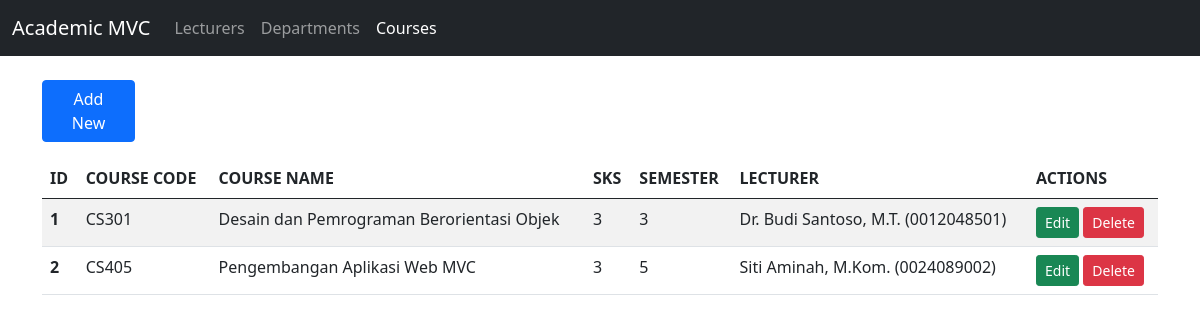
/index.php?page=courses, run on the app's committed database.
### tables this page shows
CREATE TABLE courses (
    id INT AUTO_INCREMENT PRIMARY KEY,
    course_code VARCHAR(20) NOT NULL UNIQUE,
    course_name VARCHAR(100) NOT NULL,
    credits INT NOT NULL,
    semester INT NOT NULL,
    lecturer_id INT NOT NULL,
     
    CONSTRAINT fk_course_lecturer
        FOREIGN KEY (lecturer_id) REFERENCES lecturers(id)
        ON UPDATE CASCADE
        ON DELETE CASCADE
);

CREATE TABLE lecturers (
    id INT AUTO_INCREMENT PRIMARY KEY,
    name VARCHAR(100) NOT NULL,
    nidn VARCHAR(30) NOT NULL UNIQUE,
    email VARCHAR(100) NOT NULL,
    phone VARCHAR(25) NOT NULL,
    join_date DATE NOT NULL,
    department_id INT NULL,
     
    CONSTRAINT fk_lecturer_department
        FOREIGN KEY (department_id) REFERENCES departments(id)
        ON UPDATE CASCADE
        ON DELETE SET NULL
);

### controllers/CourseController.php (called while the page is built, shortened)
<?php
require_once __DIR__ . '/../models/Course.php';
class CourseController
{
    private $courseModel;
    public function __construct($db)
    {
        $this->courseModel = new Course($db);
    }
    public function index()
    {
        $courses = $this->courseModel->getAll();
        require __DIR__ . '/../views/layouts/header.php';
        require __DIR__ . '/../views/courses/index.php';
        require __DIR__ . '/../views/layouts/footer.php';
    }
}

### models/Course.php (called while the page is built, shortened)
<?php
class Course
{
    private $conn;
    private $table = "courses";
    public function __construct($db)
    {
        $this->conn = $db;
    }
    public function getAll()
    {
        $query = "SELECT c.*, l.name AS lecturer_name, l.nidn AS lecturer_nidn
                  FROM {$this->table} c
                  INNER JOIN lecturers l ON c.lecturer_id = l.id
                  ORDER BY c.id ASC";
        return $this->conn->query($query);
    }
}

### views/courses/index.php (the view)
<div class="container my-4">
    <div class="col-1 my-3">
        <a type="button" class="btn btn-primary" href="index.php?page=courses&action=create">Add New</a>
    </div>
    <table class="table table-striped">
        <thead>
            <tr>
                <th>ID</th>
                <th>COURSE CODE</th>
                <th>COURSE NAME</th>
                <th>SKS</th>
                <th>SEMESTER</th>
                <th>LECTURER</th>
                <th>ACTIONS</th>
            </tr>
        </thead>
        <tbody>
            <?php while ($row = $courses->fetch_assoc()): ?>
                <tr>
                    <th><?= $row['id'] ?></th>
                    <td><?= htmlspecialchars($row['course_code']) ?></td>
                    <td><?= htmlspecialchars($row['course_name']) ?></td>
                    <td><?= $row['credits'] ?></td>
                    <td><?= $row['semester'] ?></td>
                    <td><?= htmlspecialchars($row['lecturer_name']) ?> (<?= htmlspecialchars($row['lecturer_nidn']) ?>)</td>
                    <td>
                        <a class="btn btn-success btn-sm" href="index.php?page=courses&action=edit&id=<?= $row['id'] ?>">Edit</a>
                        <a class="btn btn-danger btn-sm" href="index.php?page=courses&action=delete&id=<?= $row['id'] ?>" onclick="return confirm('Hapus mata kuliah ini?')">Delete</a>
                    </td>
                </tr>
            <?php endwhile; ?>
        </tbody>
    </table>
</div>

### data on the page
courses: id "1", course_code "CS301", course_name "Desain dan Pemrograman Berorientasi Objek", credits "3", semester "3", lecturer.name "Dr. Budi Santoso, M.T.", lecturer.nidn "0012048501"
courses: id "2", course_code "CS405", course_name "Pengembangan Aplikasi Web MVC", credits "3", semester "5", lecturer.name "Siti Aminah, M.Kom.", lecturer.nidn "0024089002"
